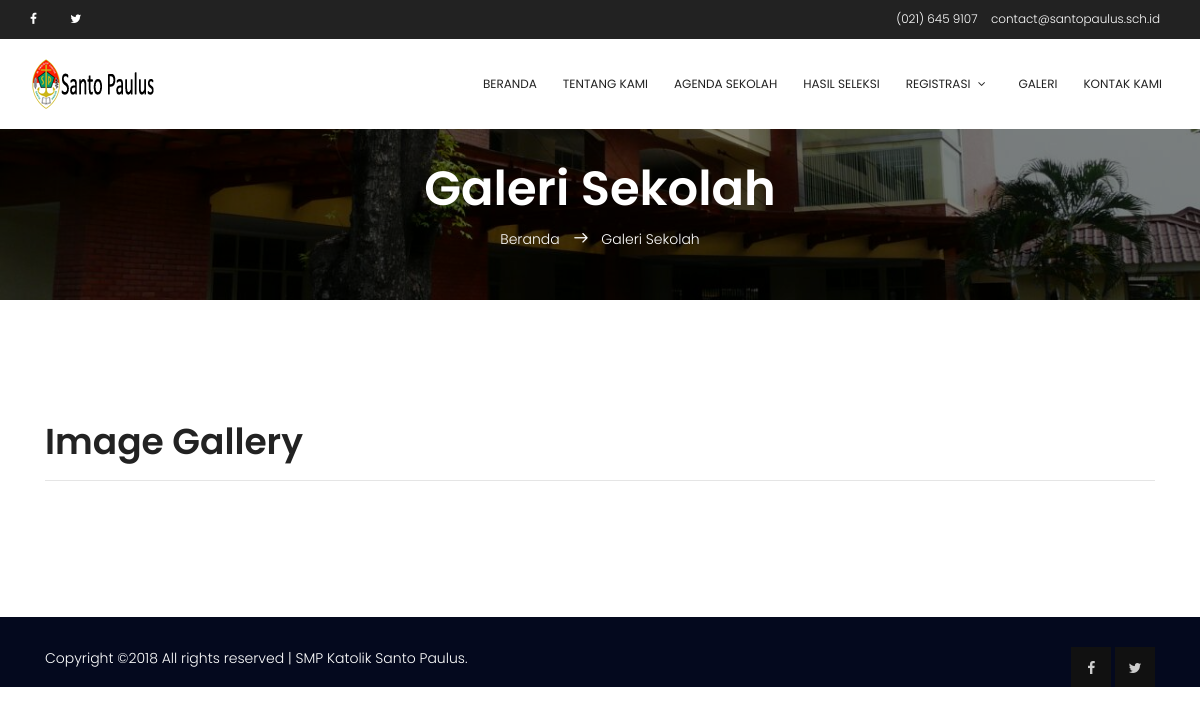
The app's page /?page=gallery, older data.
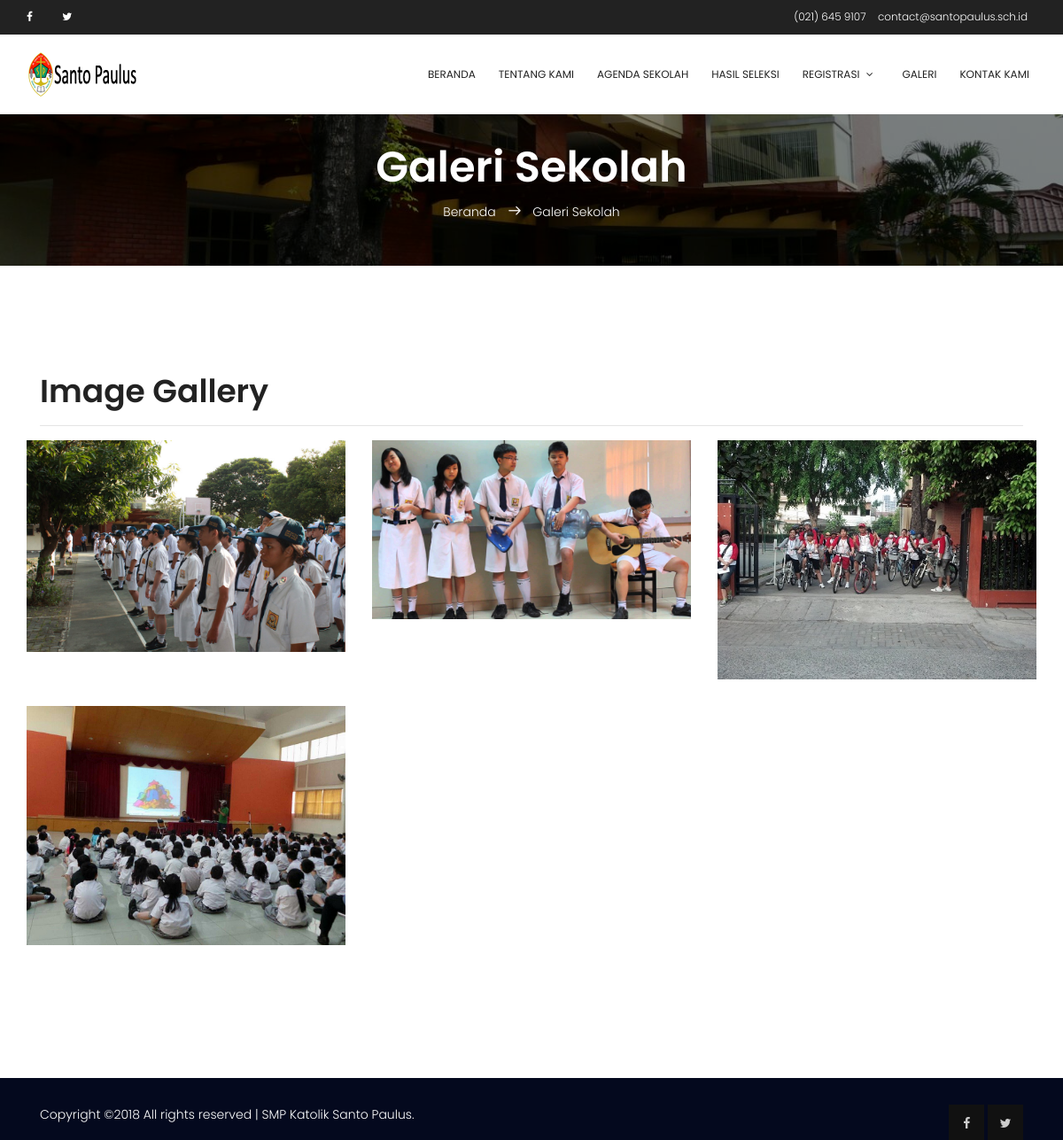
The same page, newer data.
### tables this page shows
CREATE TABLE `galeri_foto` (
  `galeri_id` int(5) NOT NULL,
  `album_id` int(5) NOT NULL,
  `galeri_title` varchar(100) NOT NULL,
  `galeri_slug` varchar(100) NOT NULL,
  `galeri_desc` text NOT NULL,
  `galeri_pict` varchar(100) NOT NULL
);

### digi_canvas.php (called while the page is built, shortened)
<?php
require("includes/constants.php");
require('includes/class.db.php');
$database = DB::getInstance();
include("template/v_header.php");
include("template/v_content.php");
include("template/v_footer.php");
?>

### includes/constants.php (called while the page is built, shortened)
<?php
$baseurl = "http://".$_SERVER['HTTP_HOST'].str_replace(basename($_SERVER['SCRIPT_NAME']),"",$_SERVER['SCRIPT_NAME']);
?>

### includes/class.db.php (called while the page is built, shortened)
<?php
class DB
{
    private $link = null;
    static $inst = null;
    public function __construct()
    {
        try {
            $this->link = new mysqli( DB_HOST, DB_USER, DB_PASS, DB_NAME );
            $this->link->set_charset( "utf8" );
        } catch ( Exception $e ) {
            die( 'Unable to connect to database' );
        }
    }
    public function get_results( $query, $object = false )
    {
        $results = $this->link->query( $query );
        if( $this->link->error )
        {
            $this->log_db_errors( $this->link->error, $query );
            return false;
        }
        else
        {
            $row = array();
            while( $r = ( !$object ) ? $results->fetch_assoc() : $results->fetch_object() )
            {
                $row[] = $r;
            }
            return $row;
        }
    }
    static function getInstance()
    {
        if( self::$inst == null )
        {
            self::$inst = new DB();
        }
        return self::$inst;
    }
}

### modules/gallery/page_gallery.php (the view, shortened to what this page needs)
<?php
    $pagetitle = "Galeri Sekolah";
?>
<section class="banner-area relative">
    <div class="overlay overlay-bg"></div>
    <div class="container">
        <div class="row d-flex align-items-center justify-content-center">
            <div class="about-content col-lg-12">
                <h1 class="text-white">
                    <?php echo ucfirst($pagetitle);?>
                </h1>
                <p class="text-white link-nav"><a href="<?php echo $baseurl;?>">Beranda </a>  <span class="lnr lnr-arrow-right"></span>  <?php echo ucfirst($pagetitle);?></p>
            </div>
        </div>
    </div>
</section>
<section class="section-gap">
<div class="container">
    <h1>Image Gallery</h1><hr>
    <div class="row">
        <div class="row gallery-item">
            <?php
                $query = "SELECT * FROM galeri_foto ORDER BY galeri_id LIMIT 12";
                $results = $database->get_results( $query );
                foreach( $results as $row )
                {
                    $img_path = UPLOADS_DIR . "images" . DIRECTORY_SEPARATOR;
                    $pict = !empty($row["galeri_pict"]) ? '<img class="img-fluid single-gallery" src="'.$img_path.$row["galeri_pict"].'" alt="'.$row["galeri_title"].'">'
                            : '<img class="img-fluid single-gallery" src="http://placehold.it/900x350">';
                    echo '<div class="col-md-4">';
                        echo '<a href="'.$img_path.$row["galeri_pict"].'" class="img-gal">';
                        echo $pict;
                        echo '</a>';
                    echo '</div>';
                }
            ?>
        </div>
    </div>
</div>
</section>

Row changes from the older to the newer data that the page shows:
added galeri_foto: galeri_pict (picture)
added galeri_foto: galeri_pict (picture)
added galeri_foto: galeri_pict (picture)
added galeri_foto: galeri_pict (picture)
